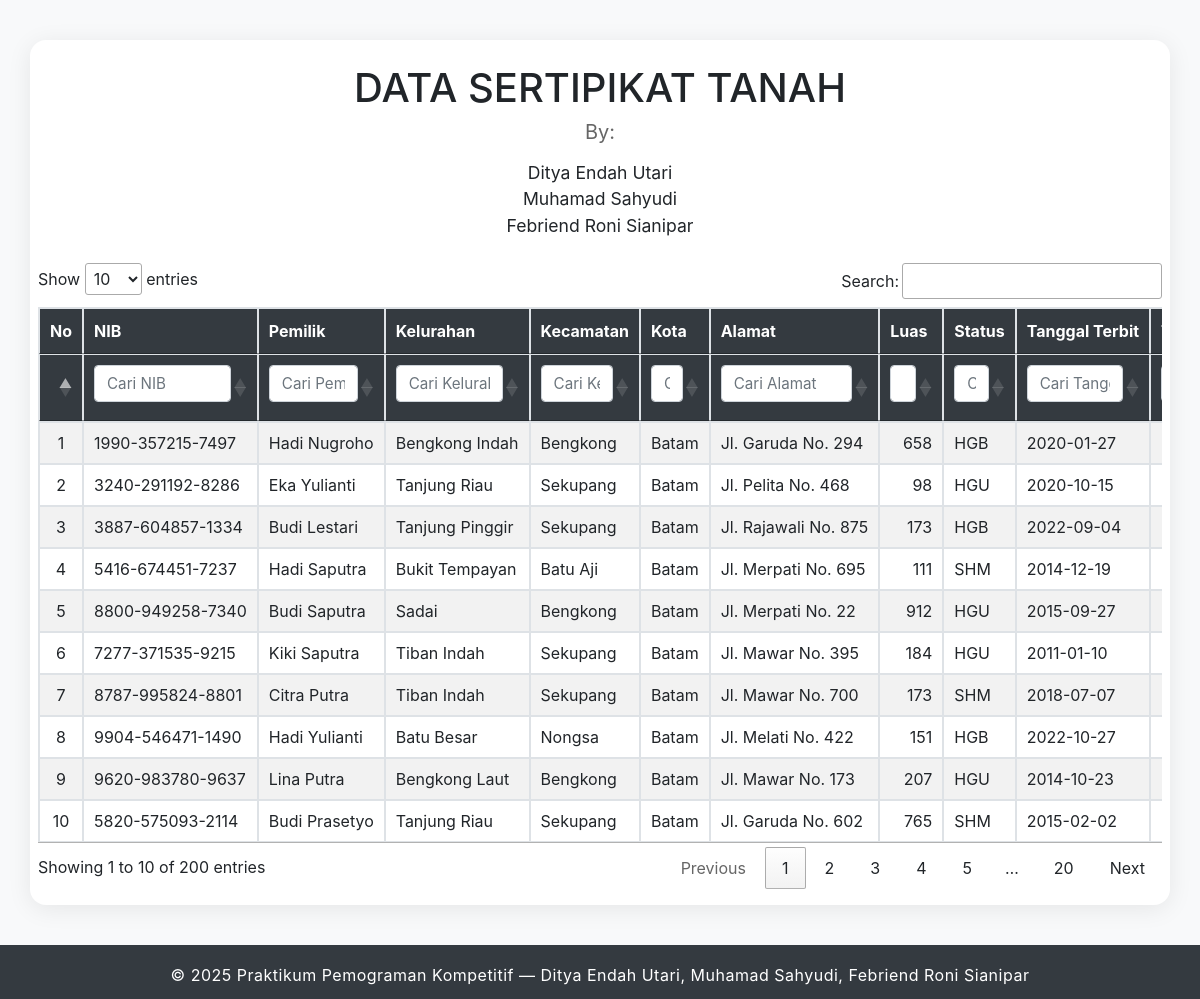
The page / on the database its author committed.
### tables this page shows
CREATE TABLE `sertipikat_tanah`  (
  `id` int NOT NULL AUTO_INCREMENT,
  `nib` varchar(50) NOT NULL,
  `pemilik` varchar(100) NULL DEFAULT NULL,
  `kelurahan` varchar(100) NULL DEFAULT NULL,
  `kecamatan` varchar(100) NULL DEFAULT NULL,
  `kota` varchar(100) NULL DEFAULT NULL,
  `alamat` text NULL,
  `luas` float NULL DEFAULT NULL,
  `status` char(15) NULL DEFAULT NULL,
  `tgl_terbit` date NULL DEFAULT NULL,
  `tgl_jth_tempo` date NULL DEFAULT NULL,
  PRIMARY KEY (`id`) USING BTREE,
  UNIQUE INDEX `nib`(`nib` ASC) USING BTREE
);

### application/controllers/Home.php (called while the page is built, shortened)
<?php
class Home extends CI_Controller
{
    public function __construct()
    {
        $this->load->model('home_model');
    }
    public function index()
    {
        $setifikat_tanah = $this->home_model->get_data_all();
        $data = [
            'setifikat_tanah'    => $setifikat_tanah
        ];
        $this->load->view('home/index', $data);
    }
}

### index.php (called while the page is built, shortened)
<?php
require_once BASEPATH.'core/CodeIgniter.php';

### application/models/Home_model.php (called while the page is built, shortened)
<?php
class Home_model extends CI_Model
{
    protected $sertipikat_tanah = 'sertipikat_tanah';
    function get_data_all()
    {
        $this->db->select('*');
        $this->db->from($this->sertipikat_tanah);
        $query = $this->db->get();
        return $query->result();
    }
}

### application/views/home/index.php (the view, shortened to what this page needs)
<!DOCTYPE html>
<html lang="en">
<head>
    <link rel="stylesheet" href="https://maxcdn.bootstrapcdn.com/bootstrap/4.5.2/css/bootstrap.min.css">
    <link rel="stylesheet" href="https://cdn.datatables.net/1.13.6/css/jquery.dataTables.min.css">
</head>
<body>
    <div class="main-content">
        <h1 class="text-center mb-2">DATA SERTIPIKAT TANAH</h1>
        <h5 class="text-center mb-3 font-weight-normal" style="color:#666;">By:</h5>
        <ul class="list-unstyled text-center mb-4" style="font-size:1.1rem;">
            <li>Ditya Endah Utari</li>
            <li>Muhamad Sahyudi</li>
            <li>Febriend Roni Sianipar</li>
        </ul>
        <div class="table-responsive">
            <table id="example" class="table table-striped table-bordered" style="width:100%">
                <thead>
                    <tr>
                        <th>No</th>
                        <th>NIB</th>
                        <th>Pemilik</th>
                        <th>Kelurahan</th>
                        <th>Kecamatan</th>
                        <th>Kota</th>
                        <th>Alamat</th>
                        <th>Luas</th>
                        <th>Status</th>
                        <th>Tanggal Terbit</th>
                        <th>Tanggal Jatuh Tempo</th>
                    </tr>
                    <tr>
                        <th></th>
                        <th><input type="text" class="form-control column-filter" placeholder="Cari NIB"></th>
                        <th><input type="text" class="form-control column-filter" placeholder="Cari Pemilik"></th>
                        <th><input type="text" class="form-control column-filter" placeholder="Cari Kelurahan"></th>
                        <th><input type="text" class="form-control column-filter" placeholder="Cari Kecamatan"></th>
                        <th><input type="text" class="form-control column-filter" placeholder="Cari Kota"></th>
                        <th><input type="text" class="form-control column-filter" placeholder="Cari Alamat"></th>
                        <th><input type="text" class="form-control column-filter" placeholder="Cari Luas"></th>
                        <th><input type="text" class="form-control column-filter" placeholder="Cari Status"></th>
                        <th><input type="text" class="form-control column-filter" placeholder="Cari Tanggal Terbit"></th>
                        <th><input type="text" class="form-control column-filter" placeholder="Cari Tanggal Jatuh Tempo"></th>
                    </tr>
                </thead>
                <tbody>
                    <?php
                    $no = 1;
                    foreach ($setifikat_tanah as $key => $value) {
                        echo "<tr>";
                        echo "<td class='text-center'>" . $no++ . "</td>";
                        echo "<td>" . htmlspecialchars($value->nib) . "</td>";
                        echo "<td>" . htmlspecialchars($value->pemilik) . "</td>";
                        echo "<td>" . htmlspecialchars($value->kelurahan) . "</td>";
                        echo "<td>" . htmlspecialchars($value->kecamatan) . "</td>";
                        echo "<td>" . htmlspecialchars($value->kota) . "</td>";
                        echo "<td>" . htmlspecialchars($value->alamat) . "</td>";
                        echo "<td class='text-right'>" . htmlspecialchars($value->luas) . "</td>";
                        echo "<td>" . htmlspecialchars($value->status) . "</td>";
                        echo "<td>" . htmlspecialchars($value->tgl_terbit) . "</td>";
                        echo "<td>" . htmlspecialchars($value->tgl_jth_tempo) . "</td>";
                        echo "</tr>";
                    }
                    ?>
                </tbody>
            </table>
        </div>
    </div>
    <footer class="footer">
        &copy; <?= date('Y') ?> Praktikum Pemograman Kompetitif &mdash; Ditya Endah Utari, Muhamad Sahyudi, Febriend Roni Sianipar
    </footer>
</body>
</html>

### application/views/home/index.php (style rules this page uses)
body { background: #f8f9fa; min-height: 100vh; display: flex; flex-direction: column; }
.main-content { flex: 1 0 auto; margin: 40px auto 0 auto; width: 95vw; max-width: 1800px; background: #fff; border-radius: 16px; box-shadow: 0 4px 24px rgba(0, 0, 0, 0.08); padding: 40px 32px 32px 32px; }
.column-filter { width: 100%; padding: 0.375rem 0.75rem; margin-bottom: 0.5rem; border: 1px solid #ced4da; border-radius: 0.25rem; font-size: 0.95rem; }
th, td { vertical-align: middle !important; white-space: nowrap; }
.table thead th { background: #343a40; color: #fff; font-weight: 600; text-align: center; }
.footer { flex-shrink: 0; background: #343a40; color: #fff; text-align: center; padding: 18px 0 12px 0; margin-top: 40px; letter-spacing: 0.5px; }
@media (max-width: 1200px) { .main-content { padding: 24px 8px 16px 8px; } }

### rows shown on the page
sertipikat_tanah: nib "1990-357215-7497", pemilik "Hadi Nugroho", kelurahan "Bengkong Indah", kecamatan "Bengkong", kota "Batam", alamat "Jl. Garuda No. 294", luas "658", status "HGB", tgl_terbit "2020-01-27"
sertipikat_tanah: nib "3240-291192-8286", pemilik "Eka Yulianti", kelurahan "Tanjung Riau", kecamatan "Sekupang", kota "Batam", alamat "Jl. Pelita No. 468", luas "98", status "HGU", tgl_terbit "2020-10-15"
sertipikat_tanah: nib "3887-604857-1334", pemilik "Budi Lestari", kelurahan "Tanjung Pinggir", kecamatan "Sekupang", kota "Batam", alamat "Jl. Rajawali No. 875", luas "173", status "HGB", tgl_terbit "2022-09-04"
sertipikat_tanah: nib "5416-674451-7237", pemilik "Hadi Saputra", kelurahan "Bukit Tempayan", kecamatan "Batu Aji", kota "Batam", alamat "Jl. Merpati No. 695", luas "111", status "SHM", tgl_terbit "2014-12-19"
sertipikat_tanah: nib "8800-949258-7340", pemilik "Budi Saputra", kelurahan "Sadai", kecamatan "Bengkong", kota "Batam", alamat "Jl. Merpati No. 22", luas "912", status "HGU", tgl_terbit "2015-09-27"
sertipikat_tanah: nib "7277-371535-9215", pemilik "Kiki Saputra", kelurahan "Tiban Indah", kecamatan "Sekupang", kota "Batam", alamat "Jl. Mawar No. 395", luas "184", status "HGU", tgl_terbit "2011-01-10"
sertipikat_tanah: nib "8787-995824-8801", pemilik "Citra Putra", kelurahan "Tiban Indah", kecamatan "Sekupang", kota "Batam", alamat "Jl. Mawar No. 700", luas "173", status "SHM", tgl_terbit "2018-07-07"
sertipikat_tanah: nib "9904-546471-1490", pemilik "Hadi Yulianti", kelurahan "Batu Besar", kecamatan "Nongsa", kota "Batam", alamat "Jl. Melati No. 422", luas "151", status "HGB", tgl_terbit "2022-10-27"
sertipikat_tanah: nib "9620-983780-9637", pemilik "Lina Putra", kelurahan "Bengkong Laut", kecamatan "Bengkong", kota "Batam", alamat "Jl. Mawar No. 173", luas "207", status "HGU", tgl_terbit "2014-10-23"
sertipikat_tanah: nib "5820-575093-2114", pemilik "Budi Prasetyo", kelurahan "Tanjung Riau", kecamatan "Sekupang", kota "Batam", alamat "Jl. Garuda No. 602", luas "765", status "SHM", tgl_terbit "2015-02-02"
